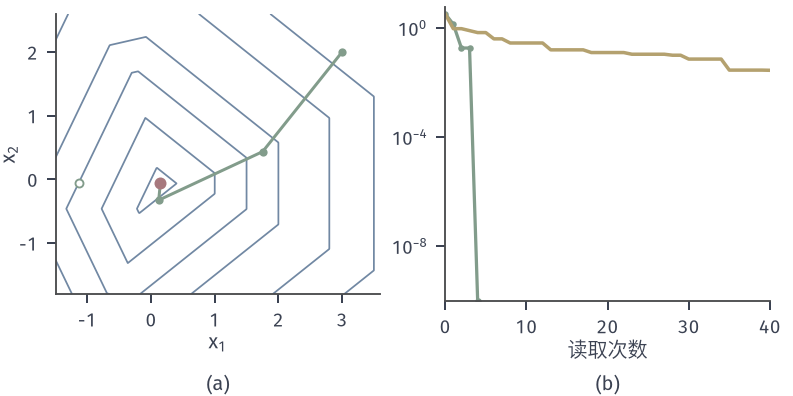

Reproduce this figure in Python.
from pathlib import Path
import sys
ROOT = next(p for p in Path(__file__).resolve().parents if (p/'build.sh').is_file() and (p/'tex/book.tex').is_file())
sys.path.insert(0, str(ROOT/'figures/00-shared/mathematical-preliminaries-upper/00-shared/comprehension-figures'))
from support import figure, save, BLUE, GREEN, YELLOW, RED, PURPLE, INK, MUTED, GRID, BLUE_FILL, GREEN_FILL, YELLOW_FILL, RED_FILL, PURPLE_FILL
import numpy as np
HERE = Path(__file__).resolve().parent
STROKE = '#4C4D4F'
def panel(fig, left, right, top, bottom, wspace=.25, hspace=.2):
    fig.set_layout_engine(None)
    fig.subplots_adjust(left=left, right=right, top=top, bottom=bottom, wspace=wspace, hspace=hspace)
def tag(fig, ax, s, y=None, d=.15):
    p = ax.get_position(); fig.text((p.x0+p.x1)/2, (p.y0-d) if y is None else y, s, ha='center', va='top')
def opt(ax, x=0, y=0, ms=4.8, z=7): ax.plot([x],[y],'o',ms=ms,color=RED,mew=0,zorder=z)
# 邻近束方法与次梯度法，f(x)=max_i(a_i^T x+b_i)（同 ns-smoothing-budget）。
import math,itertools
th_=2*np.pi*np.arange(7)/7;Aa=np.c_[np.cos(th_),np.sin(th_)];bb_=np.array([0,.3,-.2,.5,.1,-.4,.2]);m=7
f=lambda x:np.max(Aa@x+bb_)
def orc(x):
    i=int(np.argmax(Aa@x+bb_));return f(x),Aa[i]
best=1e9;bx=None
for i,j,k in itertools.combinations(range(m),3):
    M=np.c_[Aa[[i,j,k]],-np.ones(3)]
    if abs(np.linalg.det(M))<1e-10: continue
    s=np.linalg.solve(M,-bb_[[i,j,k]])
    if abs(f(s[:2])-s[2])<1e-9 and s[2]<best: best=s[2];bx=s[:2]
fs=best
def proj(v):
    u=np.sort(v)[::-1];c=np.cumsum(u)-1;k=np.nonzero(u>c/np.arange(1,len(v)+1))[0][-1];return np.maximum(v-c[k]/(k+1),0)
def qp(C,G,ctr,tau):
    n=len(C);Hm=tau*G@G.T;Lp=np.linalg.norm(Hm,2)+1e-12;l=np.ones(n)/n;y=l.copy();th=1.
    for it in range(3000):
        ln=proj(y+(C-Hm@y)/Lp);thn=(1+math.sqrt(1+4*th*th))/2;y=ln+(th-1)/thn*(ln-l);l=ln;th=thn
    return ctr-tau*G.T@l
tau=2.;beta=.5
pts=[np.array([3.,2.])];v,g=orc(pts[0]);V=[v];Gs=[g];ctr=pts[0].copy();fc=v;path=[(ctr.copy(),True)];calls=[fc]
for k in range(40):
    G=np.array(Gs);Y=np.array(pts);Vv=np.array(V);C=Vv+((ctr-Y)*G).sum(1)
    y=qp(C,G,ctr,tau);mv=np.max(Vv+((y-Y)*G).sum(1));delta=fc-mv
    if delta<1e-9: break
    vn,gn=orc(y);pts.append(y);V.append(vn);Gs.append(gn)
    ser=fc-vn>=beta*delta;path.append((y.copy(),bool(ser)))
    if ser: ctr=y.copy();fc=vn
    calls.append(fc)
print('rounds',len(calls),'serious',sum(s for _,s in path),'final gap',fc-fs)
x=np.array([3.,2.]);b=f(x);Sb=[b]
for t in range(800):
    v,g=orc(x);x=x-math.sqrt(13)/math.sqrt(t+1)*g;b=min(b,f(x));Sb.append(b)
print('sub end',Sb[40]-fs,Sb[-1]-fs)
fig,(A,B)=figure(width_mm=112,height_mm=56,ncols=2)
panel(fig,.07,.97,.98,.24,wspace=.2)
XX,YY=np.meshgrid(np.linspace(-1.5,3.6,500),np.linspace(-1.8,2.6,500));Z=(XX[...,None]*Aa[:,0][None,None]+YY[...,None]*Aa[:,1][None,None]+bb_).max(-1)
A.contour(XX,YY,Z,levels=[.5,1,1.5,2,2.8,3.5],colors=[BLUE],linewidths=.7)
sp=np.array([p for p,s in path if s]);np_=np.array([p for p,s in path if not s])
A.plot(sp[:,0],sp[:,1],'-o',color=GREEN,lw=1.2,ms=3.3,mew=0,zorder=5)
if len(np_):A.plot(np_[:,0],np_[:,1],'o',ms=3.2,mfc='white',mec=GREEN,mew=.75,zorder=4,ls='none')
opt(A,bx[0],bx[1])
A.set_xlim(-1.5,3.6);A.set_ylim(-1.8,2.6);A.set_aspect('equal');A.set_xticks([-1,0,1,2,3]);A.set_yticks([-1,0,1,2]);A.set_xlabel('$x_1$',labelpad=1);A.set_ylabel('$x_2$',labelpad=0)
tt=np.arange(len(calls));B.semilogy(tt,np.maximum(np.array(calls)-fs,1e-10),'-o',color=GREEN,lw=1.3,ms=2.6,mew=0);tt2=np.arange(len(Sb));B.semilogy(tt2,np.array(Sb)-fs,color=YELLOW,lw=1.4)
B.set_xlim(0,max(40,len(calls)));B.set_ylim(1e-10,6);B.set_yticks([1e-8,1e-4,1]);B.set_xlabel('读取次数',labelpad=1)
fig.canvas.draw();tag(fig,A,'(a)',y=.055);tag(fig,B,'(b)',y=.055)
save(fig,HERE,'figure',{'tau':tau,'beta':beta,'rounds':len(calls),'serious':int(sum(s for _,s in path))})
